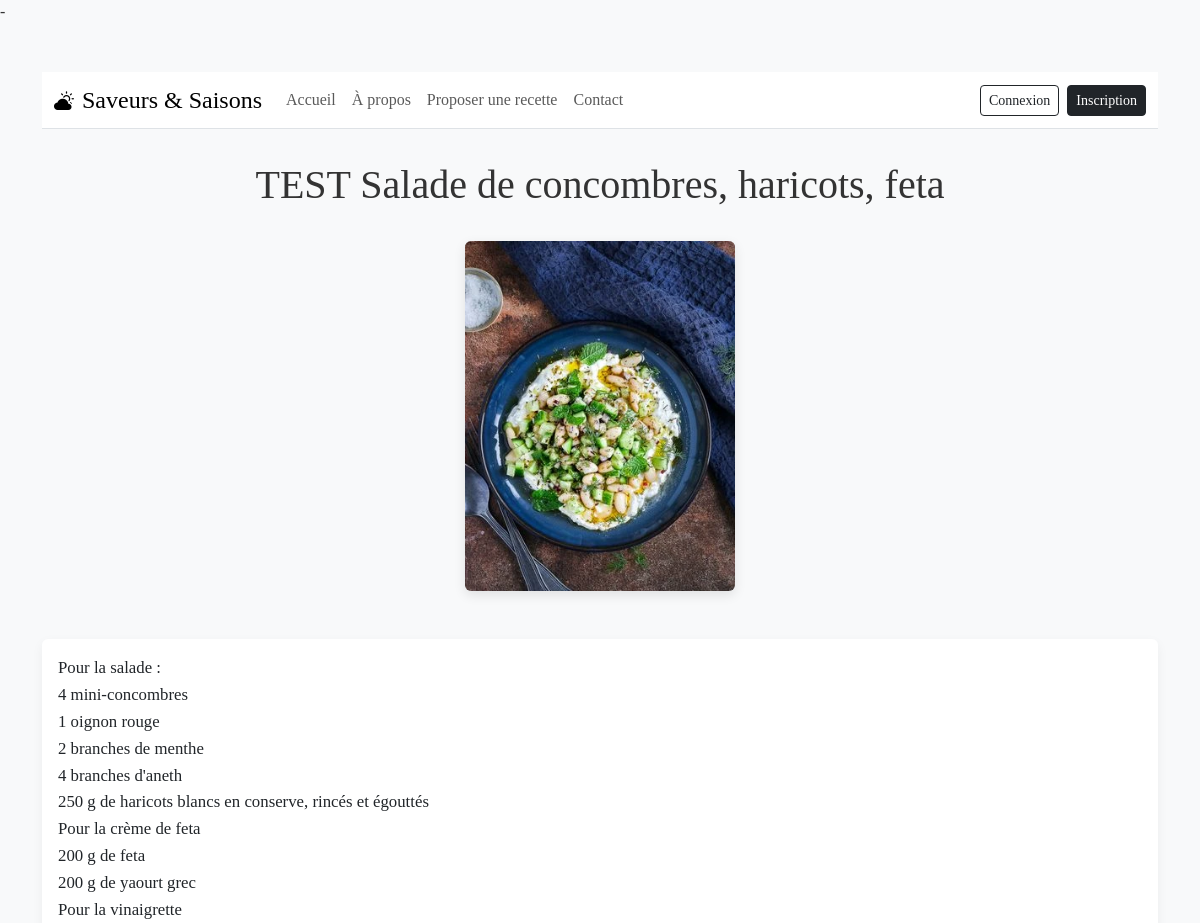
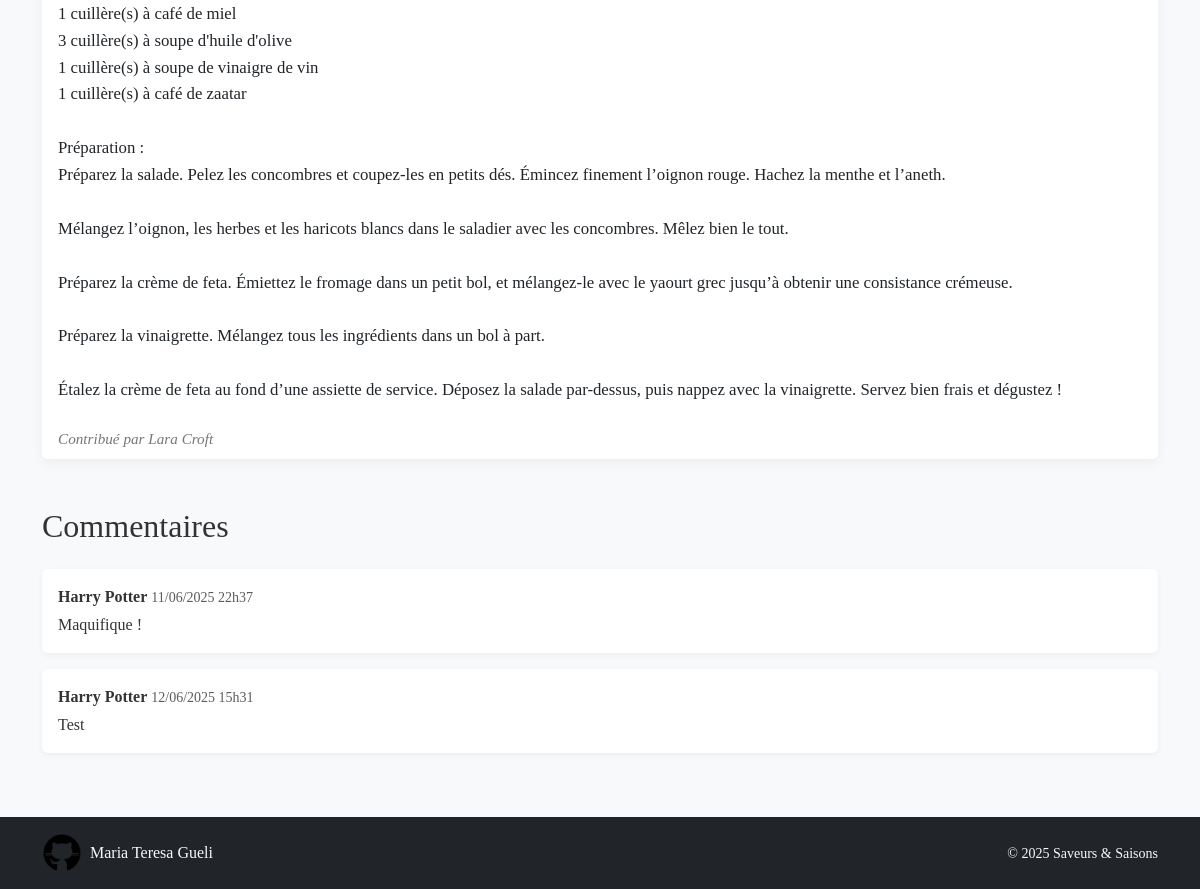
The page /recipes_read.php?id=20 on the database its author committed (2 pictures, top to bottom).
### tables this page shows
CREATE TABLE `COMMENT` (
                           `comment_id` int NOT NULL,
                           `user_id` int DEFAULT NULL,
                           `recipe_id` int DEFAULT NULL,
                           `comment` text,
                           `created_at` datetime DEFAULT CURRENT_TIMESTAMP,
                           `review` int DEFAULT NULL
);

CREATE TABLE `USER` (
                        `user_id` int NOT NULL,
                        `contact_id` int DEFAULT NULL,
                        `full_name` varchar(100) NOT NULL,
                        `email` varchar(100) NOT NULL,
                        `password` varchar(255) NOT NULL,
                        `age` int DEFAULT NULL,
                        `created_at` datetime DEFAULT CURRENT_TIMESTAMP,
                        `is_active` tinyint(1) DEFAULT '1'
);

### recipes_read.php (the view, shortened to what this page needs)
<?php
require_once(__DIR__ . '/variables.php');
$getData = $_GET;
$retrieveStmt = $mysqlClient->prepare(
    'SELECT
        r.*,
        u_poster.full_name AS poster_name,
        r.user_id         AS poster_id,
        c.comment_id, c.comment,
        DATE_FORMAT(c.created_at, "%d/%m/%Y %Hh%i") AS comment_date,
        u_comment.full_name AS commenter_name
     FROM recipe AS r
     LEFT JOIN user AS u_poster
       ON r.user_id = u_poster.user_id
     LEFT JOIN comment AS c
       ON r.recipe_id = c.recipe_id
     LEFT JOIN user AS u_comment
       ON c.user_id = u_comment.user_id
     WHERE r.recipe_id = ?
     ORDER BY c.created_at ASC'
);
$retrieveStmt->execute([ $getData['id'] ]);
$rows = $retrieveStmt->fetchAll(PDO::FETCH_ASSOC);
$recipe = [
    'recipe_id' => $rows[0]['recipe_id'],
    'title'     => $rows[0]['title'],
    'content'   => $rows[0]['recipe'],
    'image'     => $rows[0]['image'] ?? null,
    'poster'    => $rows[0]['poster_name'] ?? 'Anonyme',
    'poster_id' => $rows[0]['poster_id'],
    'comments'  => []
];
foreach ($rows as $row) {
    if (!empty($row['comment_id'])) {
        $recipe['comments'][] = [
            'id'         => $row['comment_id'],
            'text'       => $row['comment'],
            'author'     => $row['commenter_name'] ?? 'Inconnu',
            'created_at' => $row['comment_date'],
        ];
    }
}
?>
<!DOCTYPE html>
<html lang="fr">
<head>
    <link href="https://cdn.jsdelivr.net/npm/bootstrap@5.3.0/dist/css/bootstrap.min.css" rel="stylesheet">
    <link href="https://cdn.jsdelivr.net/npm/bootstrap-icons@1.10.0/font/bootstrap-icons.css" rel="stylesheet">
</head>
<body class="d-flex flex-column min-vh-100 bg-light">
<div class="container my-5">
    <?php require_once(__DIR__ . '/header.php'); ?>
    <h1><?= htmlspecialchars($recipe['title']) ?></h1>
    <?php if (!empty($recipe['image'])): ?>
        <div class="text-center mb-4">
            <img src="uploads/<?= htmlspecialchars($recipe['image']) ?>"
                 alt="Image de <?= htmlspecialchars($recipe['title']) ?>"
                 class="recipe-img img-fluid">
        </div>
    <?php endif; ?>
    <div class="card mb-5">
        <div class="card-body">
            <?= nl2br(htmlspecialchars($recipe['content'])) ?>
        </div>
        <div class="card-footer">
        <span class="author">
          Contribué par <?= htmlspecialchars($recipe['poster']) ?>
        </span>
        </div>
    </div>
    <h2 class="mb-4">Commentaires</h2>
    <?php if (!empty($recipe['comments'])): ?>
        <?php foreach ($recipe['comments'] as $c): ?>
            <div class="comment-box">
                <p class="mb-1">
                    <strong><?= htmlspecialchars($c['author']) ?></strong>
                    <small class="text-muted"><?= $c['created_at'] ?></small>
                </p>
                <p class="mb-0"><?= nl2br(htmlspecialchars($c['text'])) ?></p>
            </div>
        <?php endforeach; ?>
    <?php else: ?>
        <p class="text-muted">Aucun commentaire pour le moment.</p>
    <?php endif; ?>
</div>
<?php require_once(__DIR__ . '/footer.php'); ?>
</body>
</html>

### recipes_read.php (style rules this page uses)
body { background-color: #f9f6f1; font-family: 'Georgia', serif; color: #333; }
h1 { font-family: 'Didot', serif; font-size: 2.5rem; text-align: center; margin: 2rem 0; }
.recipe-img { max-height: 350px; object-fit: cover; border-radius: .375rem; box-shadow: 0 4px 12px rgba(0,0,0,0.1); margin-bottom: 1.5rem; }
.card { border: none; box-shadow: 0 4px 12px rgba(0,0,0,0.05); margin-bottom: 2rem; }
.card-body { font-size: 1.05rem; line-height: 1.6; }
.card-footer { background: #fff; border-top: none; display: flex; justify-content: space-between; align-items: center; font-size: 0.95rem; }
.author { font-style: italic; color: #777; }
.comment-box { background: #fff; border-radius: .375rem; box-shadow: 0 2px 6px rgba(0,0,0,0.05); padding: 1rem; margin-bottom: 1rem; }

### rows shown on the page
comment: user.full_name "Harry Potter", created_at "11/06/2025 22h37", comment "Maquifique !"
comment: user.full_name "Harry Potter", created_at "12/06/2025 15h31", comment "Test"

### other values the page prints
$recipe['title'] "TEST Salade de concombres, haricots, feta"
$recipe['poster'] "Lara Croft"
